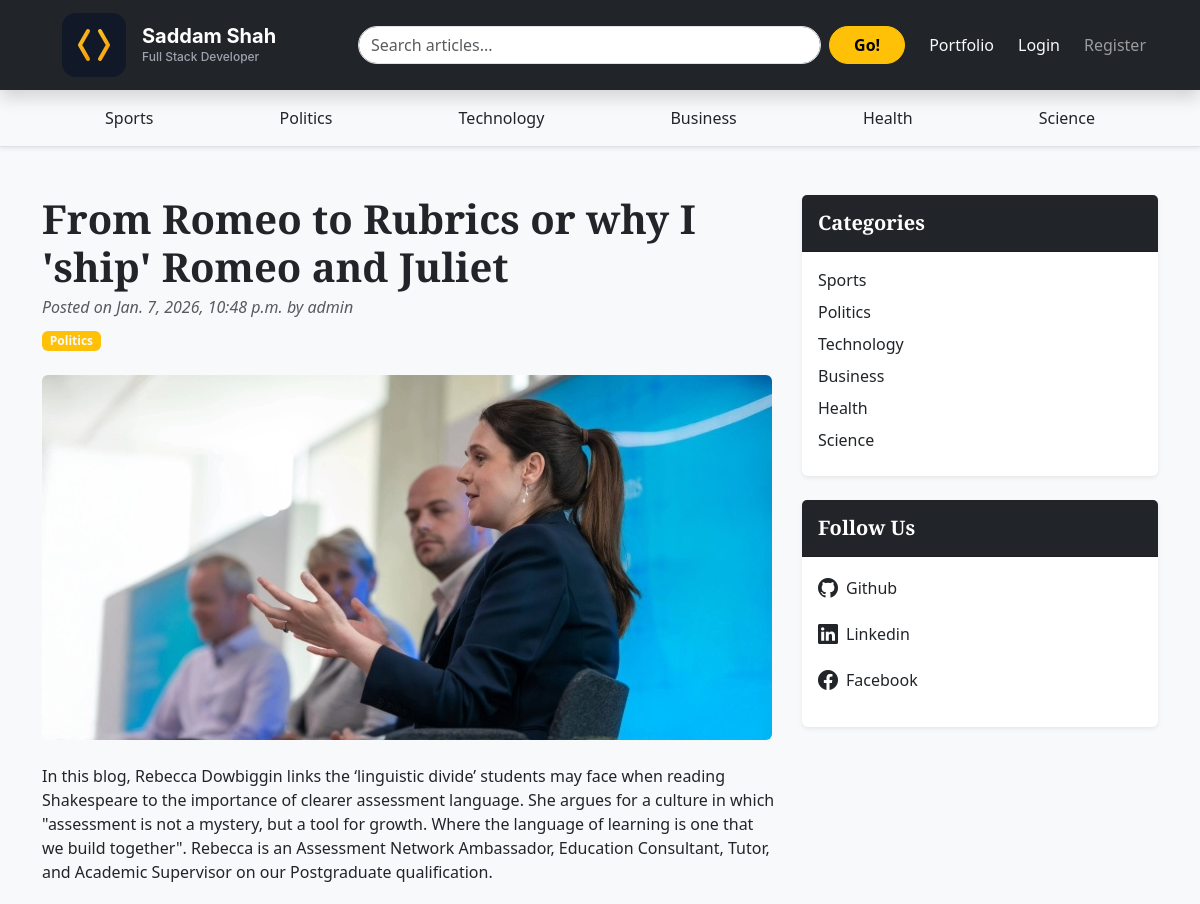
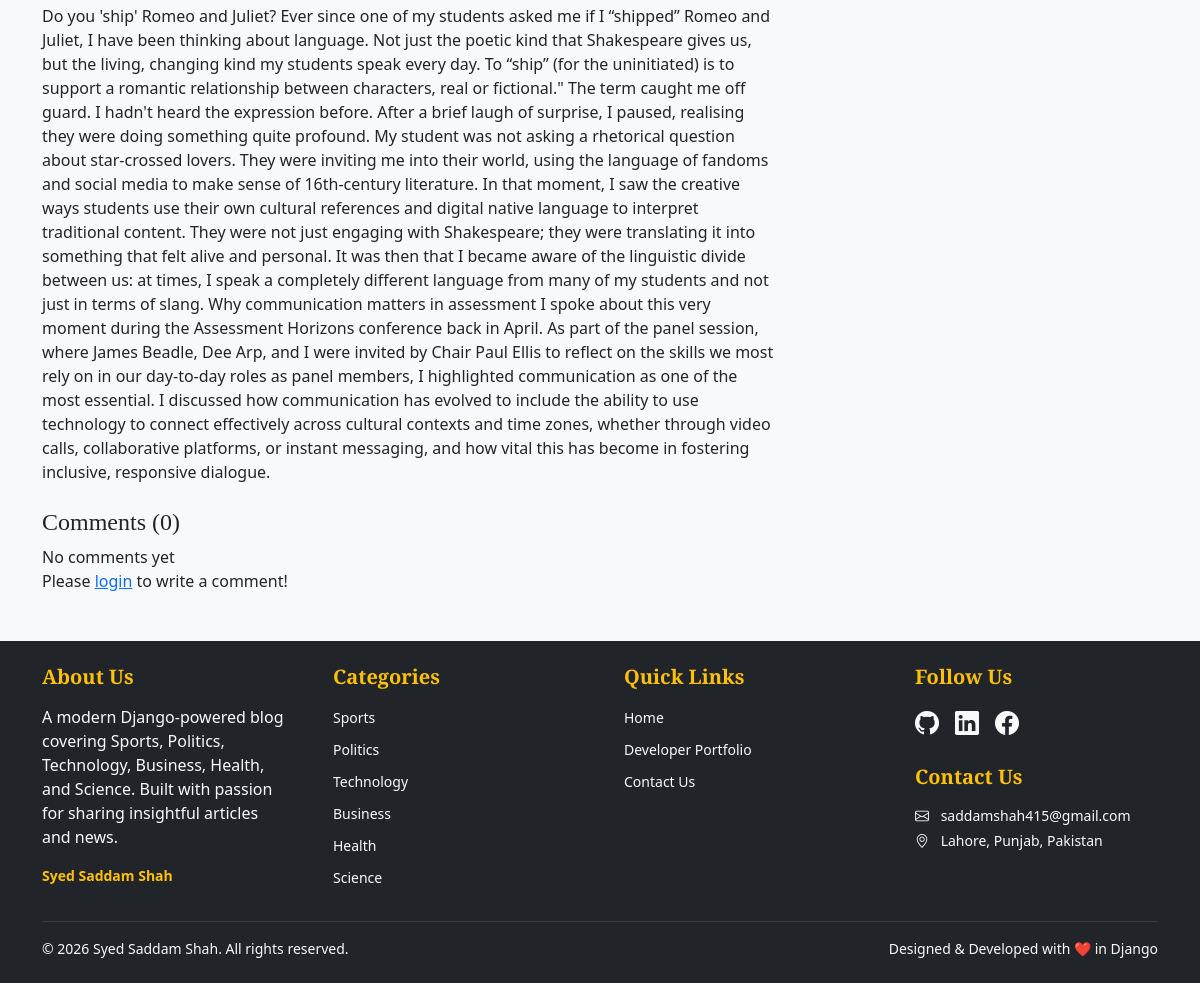
/blogs/from-romeo-to-rubrics-or-why-i-ship-romeo-and-juliet/, run on the app's committed database (2 pictures, top to bottom).
### blogs/models.py (models this page shows, shortened)
class Category(models.Model):
    category_name = models.CharField(max_length = 50, unique=True)
    created_at = models.DateTimeField(auto_now_add=True)
    updated_at = models.DateTimeField(auto_now=True)
    class Meta:
        verbose_name_plural = 'categories'
    def __str__(self):
        return self.category_name

class Blog(models.Model):
    title = models.CharField(max_length=100)
    slug = models.SlugField(max_length=150, unique=True, blank=True)
    category = models.ForeignKey(Category, on_delete=models.CASCADE)
    author = models.ForeignKey(User, on_delete=models.CASCADE)
    featured_image = models.ImageField(upload_to='uploads/%Y/%m/%d')
    short_description = models.TextField(max_length=500)
    blog_body = models.TextField(max_length=2000)
    status = models.CharField(max_length = 20, choices = STATUS_CHOICES, default = 'Draft')
    is_featured = models.BooleanField(default=True)
    created_at = models.DateTimeField(auto_now_add=True)
    updated_at = models.DateTimeField(auto_now=True)

### assignments/models.py (models this page shows, shortened)
class SocialLink(models.Model):
    platform = models.CharField(max_length= 25)
    link = models.URLField(max_length=100)
    created_at = models.DateTimeField(auto_now_add=True)
    updated_at = models.DateTimeField(auto_now=True)
    class Meta:
        verbose_name_plural = 'SocialLink'

### blogs/views.py (the view, shortened to what this page needs)
# urls.py: path('blogs/<slug:slug>/', BlogsView.blogs, name = 'blogs'),
def blogs(request, slug):
    single_blog = get_object_or_404(Blog, slug=slug, status = 'Published')
    comments = Comment.objects.filter(blog=single_blog)
    comment_count = comments.count()
    context = {
        'single_blog' : single_blog,
        'comments' : comments,
        'comment_count' : comment_count
   }
    return render(request, 'blogs.html' , context)

### blogs/context_processors.py (called while the page is built)
def get_categories(request):
    categories = Category.objects.all()
    return dict(categories = categories)

def get_social_links(request):
    social_links = SocialLink.objects.all()
    return dict(social_links = social_links)

### templates/blogs.html (shortened to what this page needs)
{% extends 'base.html' %}
{% block content %}
<div class="container mt-5">
    <div class="row">
        <div class="col-lg-8">
            <article>
                <header class="mb-4">
                    <h1 class="fw-bolder mb-1"> {{ single_blog.title }}</h1>
                    <div class="text-muted fst-italic mb-2">Posted on {{single_blog.created_at }} by {{ single_blog.author }}</div>
                    <a class="badge bg-warning text-decoration-none text-light" href="#!">{{ single_blog.category }}</a>
                </header>
                <figure class="mb-4"><img class="img-fluid rounded" src="{{ single_blog.featured_image.url }}" alt="..." /></figure>
                <section class="mb-5">
                    <p class="fs-6 mb-4">{{ single_blog.short_description}}</p>
                    <p class="fs-6 mb-4">{{ single_blog.blog_body}}</p>
                     <h4>Comments ({{ comment_count }})</h4>
                     {% if comments %}
                        {% for comment in comments %}
                            <div class="card mt-1">
                                <div class="card-body">
                                    <p class="card-text mb-0">{{comment }}</p>
                                    <span>
                                        <small>By {{comment.user}}</small>
                                        <small> | {{comment.created_at | timesince}} ago</small>
                                    </span>
                                </div>
                            </div>
                        {% endfor %}
                     {% else %}
                     No comments yet
                     {% endif %}
                     <br>
                     <div class="form-group">
                        {% if user.is_authenticated %}
                        <form action="" method="POST">
                            {% csrf_token %}
                            <div class="form-group">
                                <textarea name="comment" class="form-control" placeholder="Write your comment"></textarea>
                                 <input type="submit" value="submit" class="btn btn-primary mt-2">
                            </div>
                        </form>
                        {% else %}
                        <p> Please <span><a href="{% url 'login' %}">login</a></span> to write a comment!</p>
                        {% endif %}
                     </div>
                    </section>
            </article>
        </div>
<div class="col-lg-4">
    <div class="card mb-4 border-0 shadow-sm">
        <div class="card-header bg-dark text-white py-3">
            <h5 class="mb-0 fw-bold">Categories</h5>
        </div>
        <div class="card-body">
            <ul class="list-unstyled mb-0">
                {% for cat in categories %}
                <li class="mb-2">
                    <a href="{% url 'posts_by_category' cat.id %}"
                       class="text-decoration-none text-dark hover-link">
                        {{ cat.category_name }}
                    </a>
                </li>
                {% empty %}
                <li class="text-muted">No categories available</li>
                {% endfor %}
            </ul>
        </div>
    </div>
    {% if social_links %}
    <div class="card mb-4 border-0 shadow-sm">
        <div class="card-header bg-dark text-white py-3">
            <h5 class="mb-0 fw-bold">Follow Us</h5>
        </div>
        <div class="card-body">
            <ul class="list-unstyled mb-0">
                {% for link in social_links %}
                <li class="mb-3">
                    <a href="{{ link.link }}"
                       target="_blank"
                       rel="noopener noreferrer"
                       class="d-flex align-items-center text-decoration-none text-dark hover-link">
                        <i class="bi bi-{{ link.platform|lower }} me-2 fs-5"></i>
                        <span>{{ link.platform|title }}</span>
                    </a>
                </li>
                {% endfor %}
            </ul>
        </div>
    </div>
    {% endif %}
</div>
    </div>
</div>
{% endblock %}

### templates/base.html (shortened to what this page needs)
{% load static %}
<!DOCTYPE html>
<html lang="en" class="h-100">
<head>
    <link href="https://cdnjs.cloudflare.com/ajax/libs/font-awesome/4.7.0/css/font-awesome.min.css" rel="stylesheet">
    <link href="https://cdn.jsdelivr.net/npm/bootstrap@5.3.3/dist/css/bootstrap.min.css" rel="stylesheet">
    <link rel="stylesheet" href="https://cdn.jsdelivr.net/npm/bootstrap-icons@1.11.3/font/bootstrap-icons.min.css">
    <link rel="stylesheet" href="{% static 'css/blog.css' %}">
</head>
<body class="d-flex flex-column h-100 bg-light">
    <header class="sticky-top bg-dark shadow">
        <nav class="navbar navbar-expand-lg navbar-dark container-xl px-3 py-2">
            <a class="navbar-brand d-flex align-items-center" href="/">
                <a class="navbar-brand d-flex align-items-center" href="/">
    {% include "includes/logo.svg" %}
</a>
              </a>
            <div class="collapse navbar-collapse" id="navbarContent">
                <form action="{% url 'search' %}" class="d-flex mx-auto my-2 my-lg-0 w-100 w-lg-50">
                    <input class="form-control me-2 rounded-pill" type="search" name="keyword" value="{{ keyword }}" placeholder="Search articles..." aria-label="Search">
                    <button class="btn btn-warning rounded-pill px-4 fw-bold" type="submit">Go!</button>
                </form>
                <ul class="navbar-nav ms-lg-3 d-flex align-items-center">
                    <li class="nav-item">
                        <a class="nav-link text-light btn btn-sm btn-primary me-2" href="{% url 'portfolio:project_list' %}">Portfolio</a>
                    </li>
                    {% if not user.is_authenticated %}
                    <li class="nav-item">
                        <a class="nav-link text-light btn btn-sm btn-primary me-2" href="{% url 'login' %}">Login</a>
                    </li>
                    <li class="nav-item">
                        <a class="nav-link btn btn-sm btn-primary" href="{% url 'register' %}">Register</a>
                    </li>
                    {% endif %}
                </ul>
            </div>
        </nav>
    </header>
    <div class="bg-light border-bottom shadow-sm">
        <div class="container py-2">
            <ul class="nav nav-pills nav-fill flex-nowrap overflow-auto" role="tablist">
                {% for cat in categories %}
                <li class=" nav-item mx-1">
                    <a class="nav-link text-dark rounded-pill px-4 py-2 fw-medium nav-link btn btn-sm btn-warning"
                       href="{% url 'posts_by_category' cat.id %}">
                        {{ cat.category_name }}
                    </a>
                </li>
                {% endfor %}
            </ul>
        </div>
    </div>
    <main class="flex-grow-1 py-0 py-lg-0">
        <div class="">
            {% block content %}
            {% endblock %}
        </div>
    </main>
<footer class="bg-dark text-light py-4 mt-auto">
    <div class="container">
        <div class="row g-5">
            <div class="col-md-6 col-lg-3">
                <h5 class="fw-bold mb-3 text-warning">About Us</h5>
                <p class="text-small text-light">
                    A modern Django-powered blog covering Sports, Politics, Technology, Business, Health, and Science.
                    Built with passion for sharing insightful articles and news.
                </p>
                <p class="mb-0 small">
                    <a href="{% url 'portfolio:project_list' %}" class="text-warning text-decoration-none fw-bold">
                        Syed Saddam Shah
                    </a>
                </p>
            </div>
            <div class="col-md-6 col-lg-3">
                <h5 class="fw-bold mb-3 text-warning">Categories</h5>
                <ul class="list-unstyled">
                    {% for cat in categories %}
                    <li class="mb-2">
                        <a href="{% url 'posts_by_category' cat.id %}" class=" text-light text-decoration-none small hover-text-warning">
                            {{ cat.category_name }}
                        </a>
                    </li>
                    {% empty %}
                    <li class="text-light small">No categories available</li>
                    {% endfor %}
                </ul>
            </div>
            <div class="col-md-6 col-lg-3">
                <h5 class="fw-bold mb-3 text-warning">Quick Links</h5>
                <ul class="list-unstyled">
                    <li class="mb-2"><a href="/" class="text-light text-decoration-none small hover-text-warning">Home</a></li>
                    <li class="mb-2"><a href="{% url 'portfolio:project_list' %}" class="text-light text-decoration-none small hover-text-warning">Developer Portfolio</a></li>
                    <li class="mb-2"><a href="#contact" class="text-light text-decoration-none small hover-text-warning">Contact Us</a></li>
                </ul>
            </div>
            <div class="col-md-6 col-lg-3">
                <h5 class="fw-bold mb-3 text-warning">Follow Us</h5>
                {% if social_links %}
                <div class="d-flex gap-3 mb-4">
                    {% for link in social_links %}
                    <a href="{{ link.link }}" target="_blank" rel="noopener"
                       class="text-light fs-4 hover-text-warning"
                       aria-label="{{ link.platform|title }}">
                        {% if 'twitter' in link.platform|lower or 'x.com' in link.platform|lower %}
                        <i class="bi bi-twitter-x"></i>
                        {% elif 'facebook' in link.platform|lower %}
                        <i class="bi bi-facebook"></i>
                        {% elif 'instagram' in link.platform|lower %}
                        <i class="bi bi-instagram"></i>
                        {% elif 'linkedin' in link.platform|lower %}
                        <i class="bi bi-linkedin"></i>
                        {% elif 'github' in link.platform|lower %}
                        <i class="bi bi-github"></i>
                        {% elif 'youtube' in link.platform|lower %}
                        <i class="bi bi-youtube"></i>
                        {% else %}
                        <i class="bi bi-link-45deg"></i>
                        {% endif %}
                    </a>
                    {% endfor %}
                </div>
                {% endif %}
                <h5 class="fw-bold mb-3 text-warning">Contact Us</h5>
                <p class="text-light small mb-1">
                    <i class="bi bi-envelope me-2"></i> saddamshah415@gmail.com
                </p>
                <p class="text-light small mb-0">
                    <i class="bi bi-geo-alt me-2"></i> Lahore, Punjab, Pakistan
                </p>
            </div>
        </div>
        <hr class="my-3 border-secondary">
        <div class="row align-items-center">
            <div class="col-md-6 text-center text-md-start">
                <p class="mb-0 small text-light">
                    &copy; {% now "Y" %} Syed Saddam Shah. All rights reserved.
                </p>
            </div>
            <div class="col-md-6 text-center text-md-end">
                <p class="mb-0 small text-light">
                    Designed & Developed with ❤️ in Django
                </p>
            </div>
        </div>
    </div>
</footer>
</body>
</html>

### blog_main/static/css/blog.css (style rules this page uses)
h1, h2, h3, h4, h5, h6 { font-family: "Playfair Display", Georgia, "Times New Roman", serif; }

### data on the page
Category: category_name "Sports"
Category: category_name "Politics"
Category: category_name "Technology"
Category: category_name "Business"
Category: category_name "Health"
Category: category_name "Science"
Blog: title "From Romeo to Rubrics or why I 'ship' Romeo and Juliet", created_at "Jan. 7, 2026, 10:48 p.m.", author "admin", category "Politics", featured_image (picture), short_description "In this blog, Rebecca Dowbiggin links the ‘linguistic divide’ students may face when reading Shakespeare to the importance of clearer assessment language. She argues for a culture in which \"assessment is not a mystery, but a tool for growth. Where the language of learning is one that we build together\". Rebecca is an Assessment Network Ambassador, Education Consultant, Tutor, and Academic Supervisor on our Postgraduate qualification.", blog_body "Do you 'ship' Romeo and Juliet? Ever since one of my students asked me if I “shipped” Romeo and Juliet, I have been thinking about language. Not just the poetic kind that Shakespeare gives us, but the living, changing kind my students speak every day. To “ship” (for the uninitiated) is to support a romantic relationship between characters, real or fictional.\" The term caught me off guard. I hadn't heard the expression before. After a brief laugh of surprise, I paused, realising they were doing something quite profound. My student was not asking a rhetorical question about star-crossed lovers. They were inviting me into their world, using the language of fandoms and social media to make…"
SocialLink: platform "Github"
SocialLink: platform "Linkedin"
SocialLink: platform "Facebook"

### other printed values
{{ comment_count }} "0"
